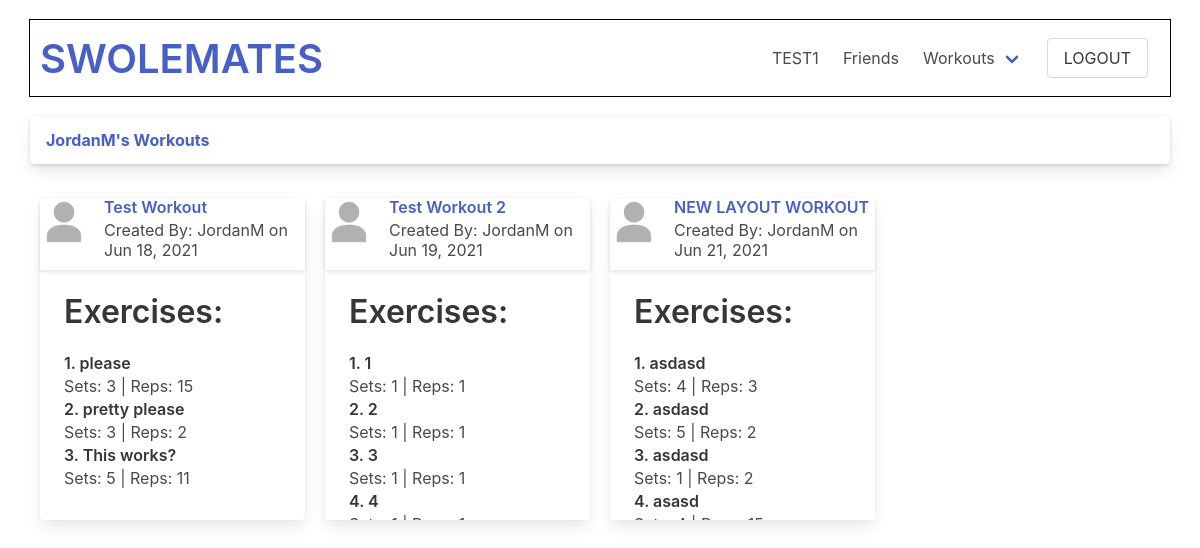
Page /swolemates/user/JordanM/workouts (signed in) on the committed database.
### swolemates_app/models.py (models this page shows, shortened)
class User(models.Model):
    first_name = models.CharField(max_length = 50)
    last_name = models.CharField(max_length = 50)
    username = models.CharField(max_length=45, unique=True)
    email = models.EmailField(unique=True)
    password = models.CharField(max_length = 60)
    profile_photo = models.ImageField(default='default.png', upload_to = "images/")
    bio = models.TextField(blank=True, null=True)
    fav_exercises = models.TextField(blank=True, null=True)
    objects = UserManager()
    friends = models.ManyToManyField('self', blank=True)
    created_at = models.DateTimeField(auto_now_add=True)
    updated_at = models.DateTimeField(auto_now=True)
    def __str__(self):
        return self.username

class Workout(models.Model):
    name = models.CharField(max_length=50)
    created_by = models.ForeignKey(User, related_name="workouts", on_delete=models.CASCADE)
    liked_by = models.ManyToManyField(User, related_name="liked_workouts", blank=True)
    objects = WorkoutManager()
    created_at = models.DateTimeField(auto_now_add=True)
    updated_at = models.DateTimeField(auto_now=True)

class Exercise(models.Model):
    workout = models.ForeignKey(Workout, related_name="exercises", on_delete=models.CASCADE)
    name = models.CharField(max_length=50)
    set_count = models.IntegerField()
    rep_count = models.IntegerField()
    created_at = models.DateTimeField(auto_now_add=True)
    updated_at = models.DateTimeField(auto_now=True)

### swolemates_app/views.py (the view)
# urls.py: path('swolemates/user/<str:username>/workouts', views.workouts_list),
def workouts_list(request, username):
    user = User.objects.get(id=request.session['user_id'])
    profile = User.objects.get(username=username)
    context = {
        "user": user,
        "profile": profile,
        "workouts": profile.workouts.all()
    }
    return render(request, "workouts_list.html", context)

### swolemates_app/templates/workouts_list.html (shortened to what this page needs)
<!DOCTYPE html>
<html lang="en">
<head>
    <link rel="stylesheet" href="https://cdn.jsdelivr.net/npm/bulma@0.9.3/css/bulma.min.css">
    {% load static %}
    <link rel="stylesheet" href="{% static 'css/lists.css' %}">
</head>
<body>
    <div id="wrapper">
        <nav class="navbar">
            <div class="navbar-brand">
                    <p class="title is-2 is-align-self-center" id="wtf"><a href="/swolemates">SWOLEMATES</a></p>
            </div>
            <div class="navbar-menu navbar-end">
                <a href="/swolemates/user/{{user.username}}" class="navbar-item">
                    {{user.username}}
                </a>
                <a href="/swolemates/user/{{user.username}}/friends" class="navbar-item">
                    Friends
                </a>
                <div class="navbar-item has-dropdown is-hoverable">
                    <a href="/swolemates/user/{{user.username}}/workouts" class="navbar-link">
                        Workouts
                    </a>
                </div>
                <div class="navbar-item">
                    <form action="/logout" method="POST">
                        <input type="submit" value="LOGOUT" class="button" id="logout">
                    </form>
                </div>
            </div>
        </nav>
        <div class="tile is-ancestor">
            <div class="tile is-parent is-12 is-vertical">
                <div class="tile is-child is-12">
                    <div class="card">
                    <header class="card-header">
                        <p class="card-header-title"><a href="/swolemates/user/{{profile.username}}">{{profile.username}}'s Workouts</a></p>
                    </header>
                    </div>
                </div>
                {% if workouts %}
                    <div class="tile">
                    {% for workout in workouts %}
                    <div class="tile is-child is-3" id="workout-tile">
                            <div class="card">
                                <div class="card-header" id="workout-header">
                                    <div class="media">
                                        <div class="media-left">
                                            <img src="/media/{{user.profile_photo}}" alt="{{profile.username}}'s profile pic" class="image is-48x48">
                                        </div>
                                        {% if workout.created_by != user %}
                                            <div class="media-content">
                                                <p class="title is-6"><a href="/swolemates/workout/{{workout.id}}">{{ workout.name }}</a></p>
                                                <p class="subtitle is-6">Created By: {{workout.created_by}} on {{workout.created_at|date:"M d, Y"}}</p>
                                            </div>
                                        {% else %}
                                            <div class="media-content">
                                                <p class="title is-6"><a href="/swolemates/workout/{{workout.id}}">{{ workout.name }}</a></p>
                                                <p class="subtitle is-6">Created By: You on {{workout.created_at|date:"M d, Y"}}</p>
                                            </div>
                                        {% endif %}
                                    </div>
                                </div>
                                <div class="card-content" id="workout-tile-exercises">
                                    <p class="title">
                                        Exercises:
                                    </p>
                                        {% for exercise in workout.exercises.all %}
                                            <p class="title is-6">
                                                {{forloop.counter}}. {{exercise.name}}
                                            </p>
                                            <p class="subtitle is-6">Sets: {{exercise.set_count}} | Reps: {{exercise.rep_count}}</p>
                                        {% endfor %}
                                </div>
                            </div>
                        </div>
                    {% endfor %}
                {% endif %}
            </div>
            </div>
        </div>
    </div>
</body>
</html>

### swolemates_app/static/css/lists.css (style rules this page uses)
* { margin: 0px; padding: 0px; }
#wrapper { width: 95%; margin: auto; }
.is-ancestor { margin: auto; }
nav { margin: 20px auto; padding: 10px; outline: 1px solid black; }
#wtf { margin-bottom: 0px; padding-bottom: 0px; }
#workout-tile { padding: 10px; }
#workout-tile-exercises { height: 250px; overflow: scroll; }
#workout-header { padding-bottom: 10px; }

### rows in the picture
User: username "TEST1"
User: username "JordanM"
Workout: profile_photo (placeholder picture), name "Test Workout", created_by "JordanM", created_at "Jun 18, 2021"
Exercise: name "please", set_count "3", rep_count "15"
Exercise: name "pretty please", set_count "3", rep_count "2"
Exercise: name "This works?", set_count "5", rep_count "11"
Workout: profile_photo (placeholder picture), name "Test Workout 2", created_by "JordanM", created_at "Jun 19, 2021"
Exercise: name "1", set_count "1", rep_count "1"
Exercise: name "2", set_count "1", rep_count "1"
Exercise: name "3", set_count "1", rep_count "1"
Exercise: name "4"
Workout: profile_photo (placeholder picture), name "NEW LAYOUT WORKOUT", created_by "JordanM", created_at "Jun 21, 2021"
Exercise: name "asdasd", set_count "4", rep_count "3"
Exercise: name "asdasd", set_count "5", rep_count "2"
Exercise: name "asdasd", set_count "1", rep_count "2"
Exercise: name "asasd"
